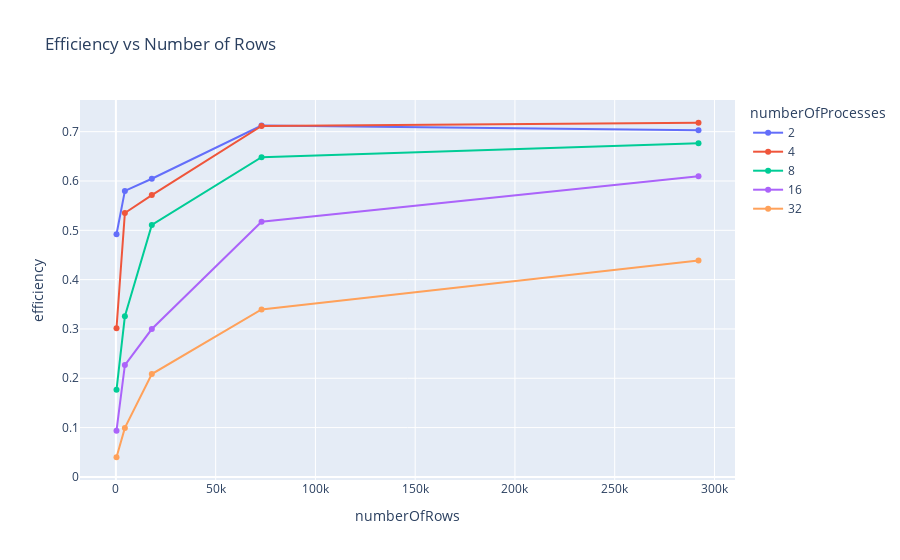

Notebook source saved alongside this figure:
### Code cell
if is_notebook():
    fig = px.line(df_perf, x='numberOfRows', y='efficiency', color='numberOfProcesses', markers=True, title='Efficiency vs Number of Rows')
    fig.show()

### Figure 1 — Plotly figure (JSON) as saved in the notebook; plotly's stock layout.template omitted (floating-point values rounded to 4 significant figures)
{"data": [{"hovertemplate": "numberOfProcesses=2<br>numberOfRows=%{x}<br>efficiency=%{y}<extra></extra>", "legendgroup": "2", "line": {"color": "#636efa", "dash": "solid"}, "marker": {"symbol": "circle"}, "mode": "lines+markers", "name": "2", "orientation": "v", "showlegend": true, "type": "scatter", "x": [300, 4500, 18000, 73000, 292000], "xaxis": "x", "y": [0.492, 0.5799, 0.6046, 0.7123, 0.7029], "yaxis": "y"}, {"hovertemplate": "numberOfProcesses=4<br>numberOfRows=%{x}<br>efficiency=%{y}<extra></extra>", "legendgroup": "4", "line": {"color": "#EF553B", "dash": "solid"}, "marker": {"symbol": "circle"}, "mode": "lines+markers", "name": "4", "orientation": "v", "showlegend": true, "type": "scatter", "x": [300, 4500, 18000, 73000, 292000], "xaxis": "x", "y": [0.3015, 0.5351, 0.5714, 0.7117, 0.7181], "yaxis": "y"}, {"hovertemplate": "numberOfProcesses=8<br>numberOfRows=%{x}<br>efficiency=%{y}<extra></extra>", "legendgroup": "8", "line": {"color": "#00cc96", "dash": "solid"}, "marker": {"symbol": "circle"}, "mode": "lines+markers", "name": "8", "orientation": "v", "showlegend": true, "type": "scatter", "x": [300, 4500, 18000, 73000, 292000], "xaxis": "x", "y": [0.1767, 0.3257, 0.5109, 0.6482, 0.6767], "yaxis": "y"}, {"hovertemplate": "numberOfProcesses=16<br>numberOfRows=%{x}<br>efficiency=%{y}<extra></extra>", "legendgroup": "16", "line": {"color": "#ab63fa", "dash": "solid"}, "marker": {"symbol": "circle"}, "mode": "lines+markers", "name": "16", "orientation": "v", "showlegend": true, "type": "scatter", "x": [300, 4500, 18000, 73000, 292000], "xaxis": "x", "y": [0.09378, 0.2266, 0.2998, 0.5174, 0.6098], "yaxis": "y"}, {"hovertemplate": "numberOfProcesses=32<br>numberOfRows=%{x}<br>efficiency=%{y}<extra></extra>", "legendgroup": "32", "line": {"color": "#FFA15A", "dash": "solid"}, "marker": {"symbol": "circle"}, "mode": "lines+markers", "name": "32", "orientation": "v", "showlegend": true, "type": "scatter", "x": [300, 4500, 18000, 73000, 292000], "xaxis": "x", "y": [0.03985, 0.09935, 0.2085, 0.3394, 0.439], "yaxis": "y"}], "layout": {"legend": {"title": {"text": "numberOfProcesses"}, "tracegroupgap": 0}, "title": {"text": "Efficiency vs Number of Rows"}, "xaxis": {"anchor": "y", "domain": [0, 1], "title": {"text": "numberOfRows"}}, "yaxis": {"anchor": "x", "domain": [0, 1], "title": {"text": "efficiency"}}}}
